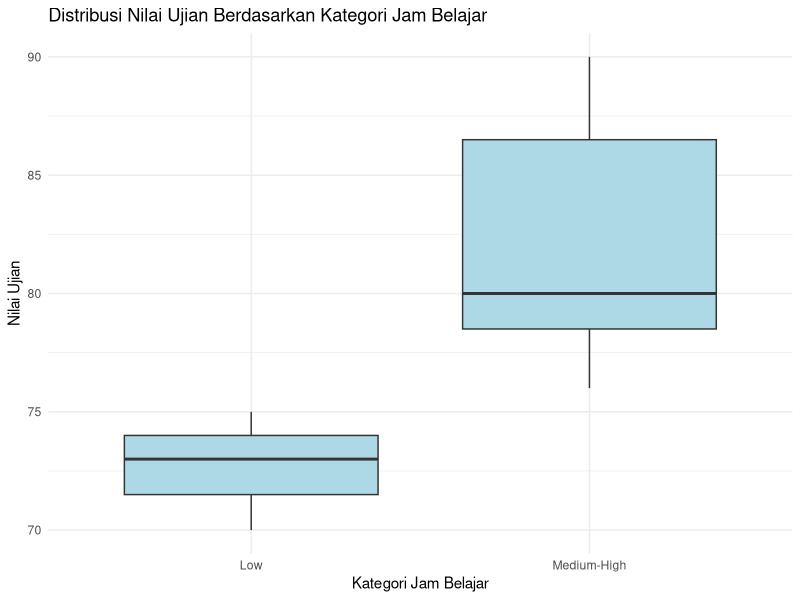

Here is the R script that generated this plot:
# I Wayan Eka Budi Permana/2415091027/1 Dps

install.packages("ggplot2")
install.packages("car")


# Creating the dataset in R
data <- data.frame(
  ID = 1:10,
  Jam_Belajar = c(2.5, 3.0, 1.5, 4.0, 3.5, 2.0, 5.0, 4.5, 3.2, 2.8),
  Nilai_Ujian = c(75, 78, 70, 85, 80, 73, 90, 88, 79, 76)
)

# Categorizing "Jam Belajar" into groups: Low and Medium-High
data$Kategori_Jam_Belajar <- cut(
  data$Jam_Belajar,
  breaks = c(0, 2.5, 5.0),
  labels = c("Low", "Medium-High")
)

# Load necessary libraries
library(ggplot2)
library(car)

# Uji Asumsi 1: Normalitas (Shapiro-Wilk test)
anova_groups <- split(data$Nilai_Ujian, data$Kategori_Jam_Belajar)
normality_results <- lapply(anova_groups, shapiro.test)

# Uji Asumsi 2: Homogenitas Varians (Levene's Test)
levene_test <- leveneTest(Nilai_Ujian ~ Kategori_Jam_Belajar, data = data)

# Uji Asumsi 3: Kesamaan rata-rata (One-Way ANOVA)
anova_result <- aov(Nilai_Ujian ~ Kategori_Jam_Belajar, data = data)
anova_summary <- summary(anova_result)

# Visualisasi Boxplot
ggplot(data, aes(x = Kategori_Jam_Belajar, y = Nilai_Ujian)) +
  geom_boxplot(fill = "lightblue") +
  ggtitle("Distribusi Nilai Ujian Berdasarkan Kategori Jam Belajar") +
  xlab("Kategori Jam Belajar") +
  ylab("Nilai Ujian") +
  theme_minimal()

# Output summary
cat("Hasil Uji Asumsi dan Analisis ANOVA:\n\n")

cat("Normalitas:\n")
for (group in names(normality_results)) {
  cat(sprintf("  - %s: Statistic = %.3f, p-value = %.3f\n", 
              group, normality_results[[group]]$statistic, normality_results[[group]]$p.value))
}

cat("\nHomogenitas Varians:\n")
print(levene_test)

cat("\nHasil ANOVA:\n")
print(anova_summary)




# -----------------interpretasi---------------------------
cat("\nInterpretasi Deskriptif:\n")

# Normalitas
cat("Hasil uji normalitas menunjukkan:\n")
for (group in names(normality_results)) {
  cat(sprintf("  - Grup %s memiliki nilai p sebesar %.3f\n", 
              group, normality_results[[group]]$p.value))
}

# Homogenitas Varians
cat("\nHasil uji homogenitas varians:\n")
cat(sprintf("  - Nilai p Levene's Test adalah %.3f\n", levene_test$`Pr(>F)`[1]))

# Kesamaan Rata-rata (ANOVA)
cat("\nHasil uji kesamaan rata-rata (ANOVA):\n")
anova_pvalue <- summary(anova_result)[[1]][["Pr(>F)"]][1]
cat(sprintf("  - Nilai p ANOVA adalah %.3f\n", anova_pvalue))

cat("\nCatatan:\n")
cat("  - Jika nilai p < 0.05, hasil uji menunjukkan perbedaan signifikan atau pelanggaran asumsi.\n")
cat("  - Jika nilai p > 0.05, tidak ada perbedaan signifikan atau asumsi terpenuhi.\n")
